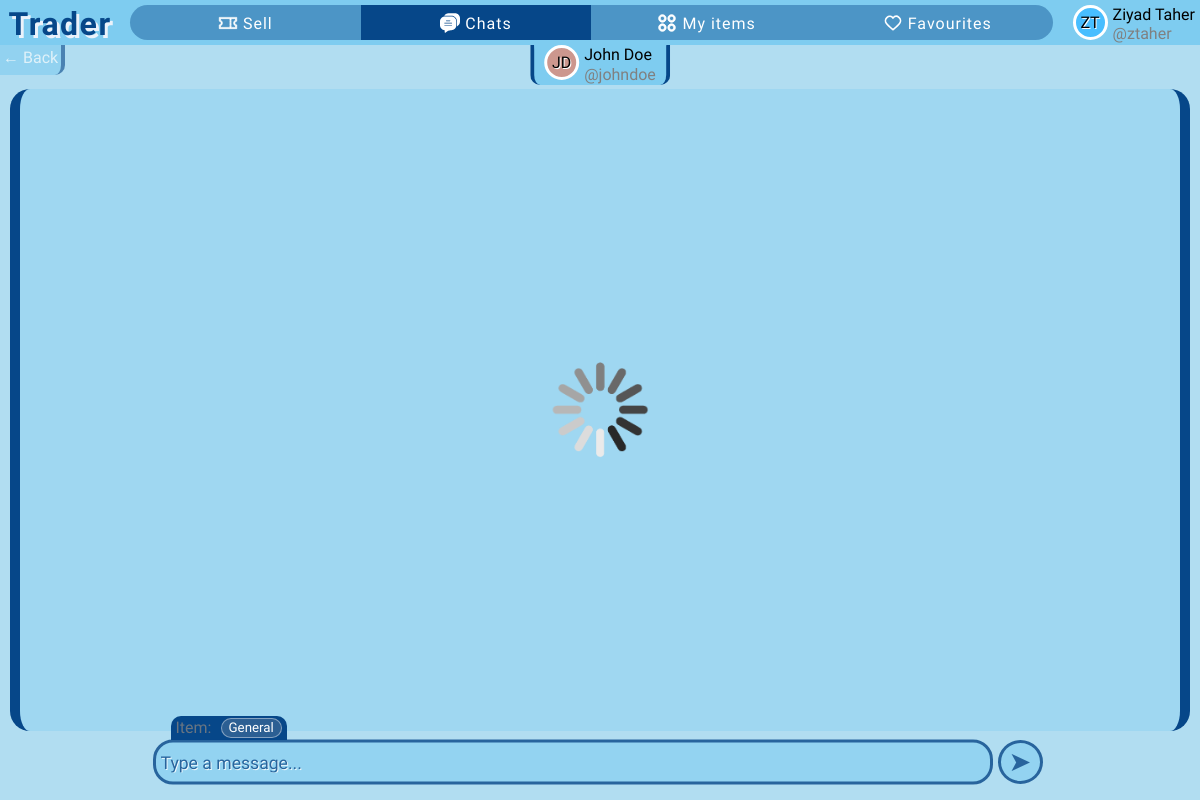
Screenshot of /chat/1 (signed in) with the database file from the repository.
### app/models.py (models this page shows)
class User(db.Model, UserMixin):
    id = db.Column(db.Integer, primary_key=True)  # User ID
    firstname = db.Column(db.String(50), nullable=False)  # First name
    lastname = db.Column(db.String(50), nullable=False)  # Last name
    username = db.Column(db.String(30), unique=True, nullable=False)  # Unique username
    email = db.Column(db.String(120), unique=True, nullable=False)  # Unique email
    password = db.Column(db.String(120), nullable=False)  # Password
    profile_color = db.Column(db.String(25), nullable=True, default=None)  # Profile color
    sent_chat = db.relationship('Chat', backref='sent_by_set', lazy=True, foreign_keys='Chat.sent_by')  # Chats sent by this user
    received_chat = db.relationship('Chat', backref='received_by_set', lazy=True, foreign_keys='Chat.received_by')  # Chats received by this user
    items = db.relationship('Item', backref='item_owner', lazy=True)  # Items posted by this user
    contacts = db.relationship('User', secondary=user_contacts,  # Many-to-many relationship for contacts
                               primaryjoin=(user_contacts.c.contact_id == id),
                               secondaryjoin=(user_contacts.c.contacted_id == id),
                               backref=db.backref('contacted_by', lazy='dynamic'),
                               lazy='dynamic')
    favourites = db.relationship('Item', secondary=favourite_items, backref=db.backref('fav_users', lazy='dynamic'))  # Many-to-many relationship for favorite items

### app/routes.py (the view, shortened to what this page needs)
@app.route("/chat/<int:user_id>", methods=('GET', 'POST'))
@login_required
def single_chat(user_id):
    contact = User.query.get_or_404(user_id)
    if not contact:
        abort(404)
    item_id = request.args.get('item-id')
    if request.method == "GET":
        back = request.args.get('back')
        return render_template('single-chat.html', contact=contact, item_id=item_id, back=back)

### app/routes.py (called while the page is built)
@login_manager.user_loader
def load_user(user_id):
    return User.query.get(int(user_id))

### app/templates/single-chat.html (shortened to what this page needs)
{% extends 'base.html' %}
{% block head %}
    <link rel="stylesheet" href="{{ url_for('static', filename='css/single-chat.css') }}">
    <link rel="stylesheet" href="{{ url_for('static', filename='css/partials/user-card.css') }}">
{% endblock head %}
{% block all_contacts_page %}selected{% endblock %}
{% block content %}
<div class="all-container">
    <div class="top-bar">
        <a href="{% if back %}{{ back }}{% else %}{{ url_for('all_contacts') }}{% endif %}" class="back">&#8592; Back</a>
        <div class="contact-card-cont">
            {% with current_user=contact %}
            {% include 'partials/user-card.html' %}
            {% endwith %}
        </div>
    </div>
    <div id="chat-box">
        <img class="spinner" src="{{ url_for('static', filename='img/spinner.gif') }}" alt="loading...">
    </div>
    <div class="bottom">
        <div class="text-bar-cont">
            <div class="context-item-cont">
                <div>Item:</div>
                <div class="context-item-selector">
                    <button title="General">General</button>
                </div>
                <div class="mask"></div>
            </div>
            <input class="text-bar" type="text" name="text-message" id="text-message" placeholder="Type a message...">
        </div>
        <button id="send">&#10148;</button>
    </div>
</div>
{% endblock content %}

### app/templates/partials/user-card.html
<div class="user-logo-cont" style="background-color: #{{ current_user.profile_color }};">
    <div class="user-logo">{{ current_user.firstname[0]|upper }}{{ current_user.lastname[0]|upper }}</div>
</div>
<div class="first-last-name">{{ current_user.firstname|title }} {{ current_user.lastname|title }}</div>
<span class="username">@{{ current_user.username }}</span>

### app/static/css/base.css (style rules this page uses)
* { font-family: 'Varela Round', serif; box-sizing: border-box; margin: 0; padding: 0; font-size: bolder; }
body { background-color: #B1DDF1; color: white; height: 100vh; }

### app/static/css/partials/user-card.css (style rules this page uses)
.user-logo-cont { display: flex; justify-content: center; align-items: center; background-color: #7eccf0; width: 35px; height: 35px; border: 3px solid white; border-radius: 50%; text-shadow: 1px 1px white; grid-row: span 2; }
.user-logo { font-family: Amita; }
.username { color: gray; }

### app/static/css/single-chat.css (style rules this page uses)
body { color: black; }
.all-container { display: grid; grid-template-rows: auto 1fr auto; height: 93%; overflow: hidden; }
.top-bar { display: flex; justify-content: space-between; }
.contact-card-cont { display: grid; column-gap: 5px; grid-template-columns: auto 1fr; grid-template-rows: 1fr 1fr; color: black; padding: 0 10px; height: 40px; padding-left: 10px; cursor: pointer; position: relative; left: 50%; transform: translateX(-50%); background-color: #7eccf0; border-radius: 0 0 10px 10px; border-left: 4px solid #064789; border-right: 4px solid #064789; }
.top-bar .back { position: absolute; height: 30px; padding: 3px; text-decoration: none; background-color: #7eccf0; border-bottom-right-radius: 10px; border-right: 4px solid #064789; color: white; opacity: 0.6; }
.spinner { position: absolute; top: 50%; left: 50%; transform: translate(-50%, -50%); width: 100px; }
#chat-box { position: relative; display: flex; flex-direction: column; background-color: #7eccf05a; border-radius: 20px; overflow: auto; margin: 4px 10px; border-left: 10px solid #064789; border-right: 10px solid #064789; }
.bottom { display: flex; justify-content: center; align-items: center; }
.text-bar-cont { position: relative; width: 70%; }
.context-item-cont { position: absolute; top: -46.5px; left: 18px; display: flex; background-color: #064789; padding: 2px 5px; border-top-left-radius: 10px; height: 24px; color: rgba(128, 128, 128, 0.81); }
.context-item-cont .mask { position: absolute; top: 24px; width: 400px; height: 100px; background-color: #B1DDF1; }
.context-item-selector { position: absolute; display: flex; flex-direction: column; justify-content: space-between; bottom: 24px; left: 45px; padding: 2px 5px; border-top-right-radius: 10px; background-color: #064789; transform: translateY(100%); transition: all .4s ease-out; max-width: 250px; align-items: center; }
.context-item-selector button { background-color: #064789b1; color: white; border: none; cursor: pointer; margin-bottom: 7px; padding: 0 7px; overflow: hidden; border-radius: 10px; height: 20px; width: max-content; text-align: center; }
.context-item-selector button:first-of-type { background-color: #2c5f93; border: 1px solid rgba(255, 255, 255, 0.419); }
.text-bar { position: absolute; top: 50%; transform: translateY(-50%); font-size: 1.1rem; height: 45px; width: 100%; border-width: 3px; border-radius: 20px; padding: 3px 5px; background-color: #7eccf0b9; border: 3px solid #064789; color: white; text-shadow: 1px 1px black; opacity: 0.8; }
.text-bar::placeholder { color: #064789; text-shadow: 1px 1px white; }
#send { font-size: 1.7rem; padding: 3px; width: 45px; border-radius: 50%; margin: 5px; border: 3px solid #064789; background-color: #7eccf0b9; color: #064789; opacity: 0.8; }

### rows the page displays
User: firstname "Z", lastname "T", firstname "Ziyad", lastname "Taher", username "ztaher"
User: firstname "J", lastname "D", firstname "John", lastname "Doe", username "johndoe"
